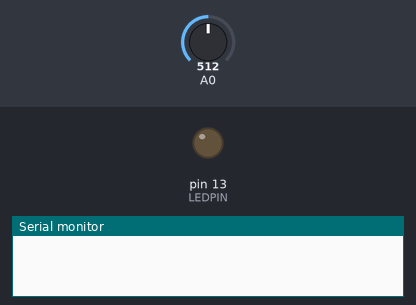
The sketch below on a simulated Arduino Uno, built with avr-gcc and run on an emulated ATmega328P. Parts: output pins drawn as LEDs (lit = HIGH), the last lines printed to the serial monitor. The test bench sets the inputs (shaded band); at power-on: A0 = 512.

Above: at 1.2 s.
1.3 s: A0 set to 989
2.8 s: A0 set to 1013
At 3.4 s:
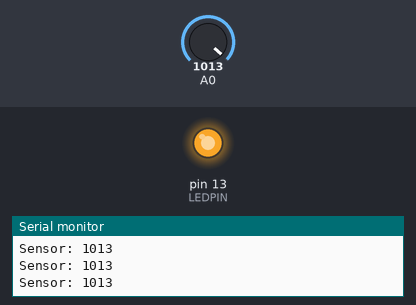
4.3 s: A0 set to 990
At 5.7 s:
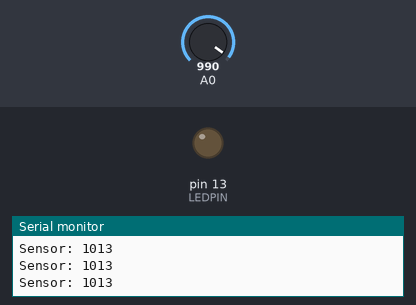
Timing chart, 0 to 7.3 s (numbered marks = the images above; inputs shaded):
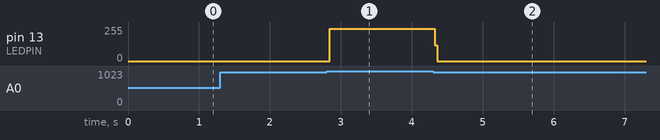

Measured:
- the behaviour switches between 999 and 1000 on A0 (found by bisection; images 0 and 1)
- after the input at 1.3 s, every drawn part: stays the same
- after the input at 2.8 s, pin 13 (LEDPIN): 0/255 → 241/255 at once
- after the input at 4.3 s, pin 13 (LEDPIN): 241/255 → 0/255 at once

The sketch:

tarea1_0.ino
```cpp
#define LEDPIN     13     // status LED pin
#define PIEZOTHRESHOLD 1000  // analog threshold for piezo sensing

int val;

void setup() {
  pinMode(LEDPIN, OUTPUT);
  Serial.begin(57600);   // set serial output rate
}

void loop() {
  val = analogRead(A0);
  if( val >= PIEZOTHRESHOLD ) {
    digitalWrite(LEDPIN,HIGH);  // indicate we're sending MIDI data
    Serial.print("Sensor: ");
    Serial.print(val);
    Serial.println();
    digitalWrite(LEDPIN,LOW);
  }
}
```
